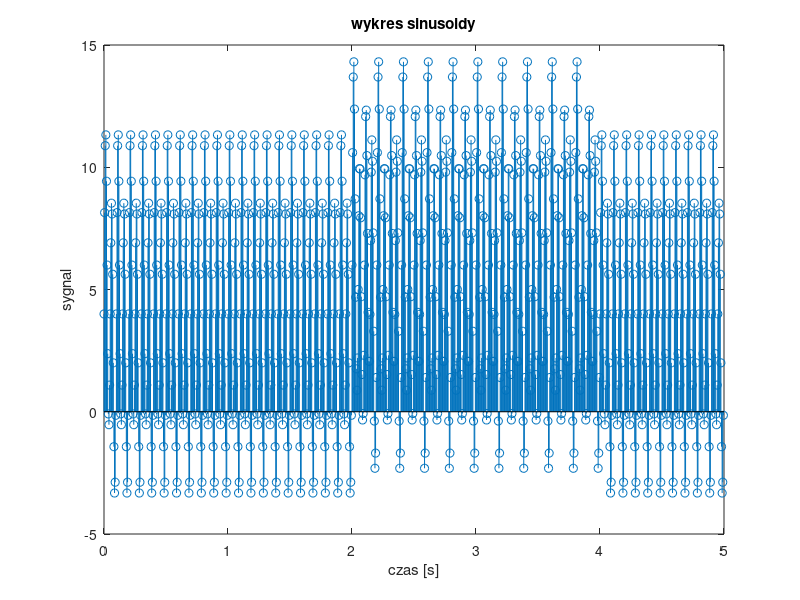

Here is the MATLAB script that generated this plot:
fp = 200;

f1 = 10;
f2 = 20;
f3 = 15;

fi1 = 0;
fi2 = 0;
fi3 = 0;

A1 = 2;
A2 = 6;
A3 = 1;

k0 = 2;

% Liczba próbek sygnału
N = 1000; 

% Wektor czasu 
t = 0:1/fp:(N-1)/fp; 
x1 = k0 + A1*sin(2*pi*f1*t+fi1);
x2 = k0 + A2*sin(2*pi*f2*t+fi2);
x3 = k0 + A3*sin(2*pi*f3*t+fi3);

% Tworzenie trzeciej składowej na podstawie 2 oraz 3 sekundy

x3(1:400) = zeros;
x3(801:1000) = zeros;


x = x1 + x2 + x3;

stem(t, x);
xlabel('czas [s]');
ylabel('sygnal');
title('wykres sinusoidy');

